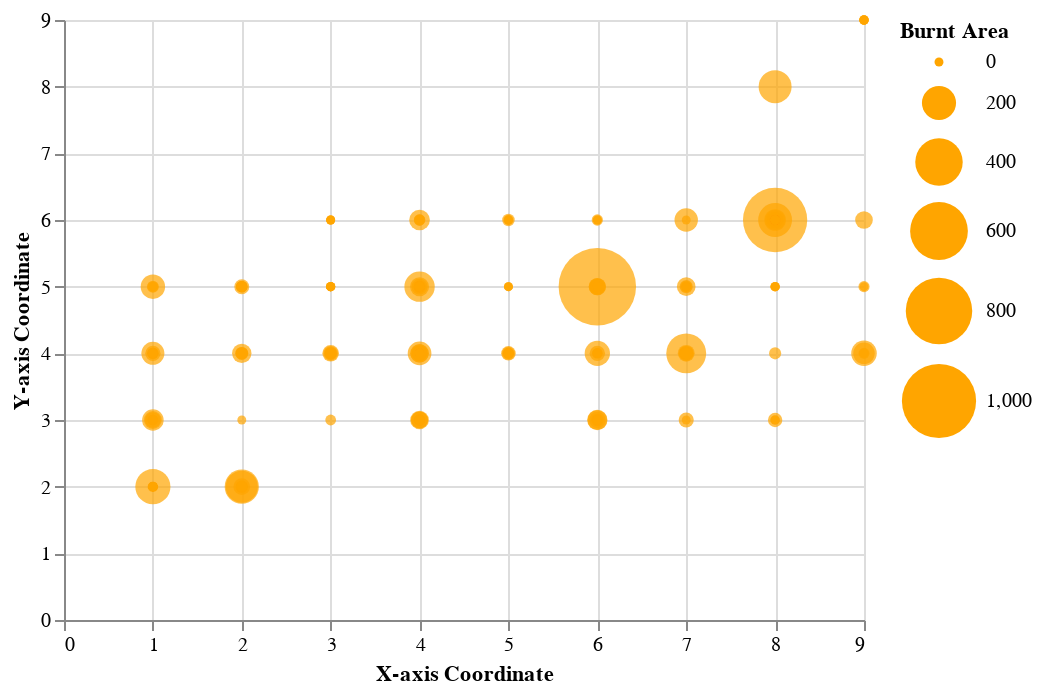

Write notebook code for a chart like this one.
### Code cell
#Fig 6. Location of the burnt areas of the forest
alt.Chart(df).mark_circle().encode(
    x = alt.X("X",
              title = "X-axis Coordinate"),
    y = alt.Y("Y",
              title = "Y-axis Coordinate"),
    size = alt.Size("area",
                    scale = alt.Scale(range = (20,1500)),
                    title = "Burnt Area")
).configure_mark(
  color = "orange",
  opacity = 0.7
)
#Different locations of the park experienced different extents of areas burnt.
#We can see that (6,5) and (8,6) stand out.

### Figure 1 — Vega-Lite specification as saved in the notebook (floating-point values rounded to 4 significant figures; data arrays with more than 128 entries replaced by an {"elided": "..."} marker saying what was removed)
{"config": {"view": {"continuousWidth": 400, "continuousHeight": 300}, "mark": {"color": "orange", "opacity": 0.7}}, "data": {"name": "data-d978ce469d18eb196be75b4f0015fa04"}, "mark": "circle", "encoding": {"size": {"field": "area", "scale": {"range": [20, 1500]}, "title": "Burnt Area", "type": "quantitative"}, "x": {"field": "X", "title": "X-axis Coordinate", "type": "quantitative"}, "y": {"field": "Y", "title": "Y-axis Coordinate", "type": "quantitative"}}, "$schema": "https://vega.github.io/schema/vega-lite/v4.17.0.json", "datasets": {"data-d978ce469d18eb196be75b4f0015fa04": {"elided": "517 records"}}}
